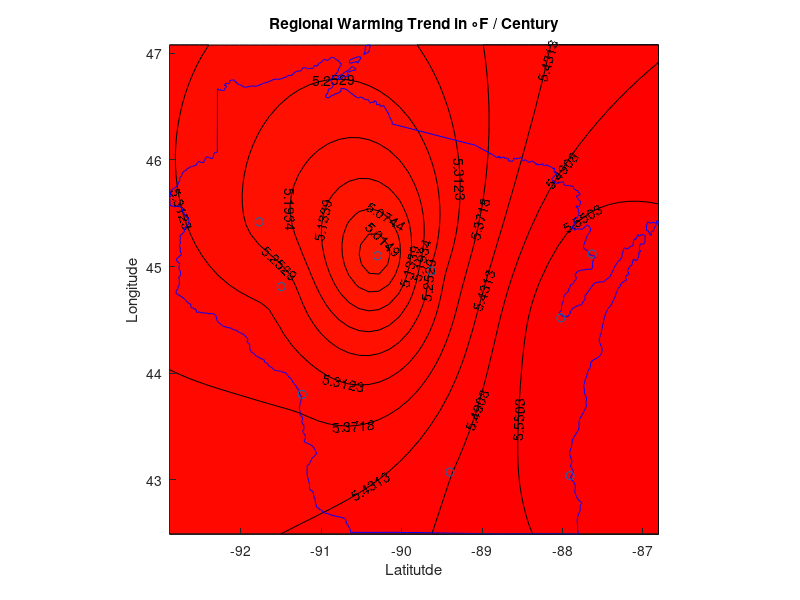

Write MATLAB code to recreate this figure.
Alocations = csvread('Alocations.csv'); % known temperature points
wi_coords = csvread('wi_longlat.csv');  % map of wisconsin

% use the boundaries of the wisconsin map to derive the grid coords
% for the creation of the contours
xbounds = [min(wi_coords(:,1)), max(wi_coords(:,1))];
ybounds = [min(wi_coords(:,2)), max(wi_coords(:,2))];
xaxis = linspace(xbounds(1), xbounds(2), 50)';
yaxis = linspace(ybounds(1), ybounds(2), 50)';

m = size(xaxis,1);
n = size(yaxis,1);
z = zeros(n,m);
l = size(Alocations,1);

for i=1:m
    for j = 1:n
        denominator = 0;
        for k = 1:l
            alpha = sqrt((xaxis(i)-Alocations(k,1))^2 + (yaxis(j)-Alocations(k,2))^2);
            z(j,i)=z(j,i)+ alpha * Alocations(k,3);
            denominator = denominator + alpha;
        end
        z(j,i)=z(j,i)/denominator;
    end                
end

figure1 = figure;
axes1 = axes('Parent',figure1);
hold(axes1,'on');

[C,h] = contourf(xaxis, yaxis, z);
clabel(C,h);
xlabel('Latitutde');
ylabel('Longitude');
colormap(flipud(colormap('autumn')));
% colorbar('peer',axes1);
title('Regional Warming Trend in \circF / Century');
plot(wi_coords(:,1), wi_coords(:,2), 'b');
scatter(Alocations(:,1), Alocations(:,2), 'go');
pbaspect([1 1 1]);